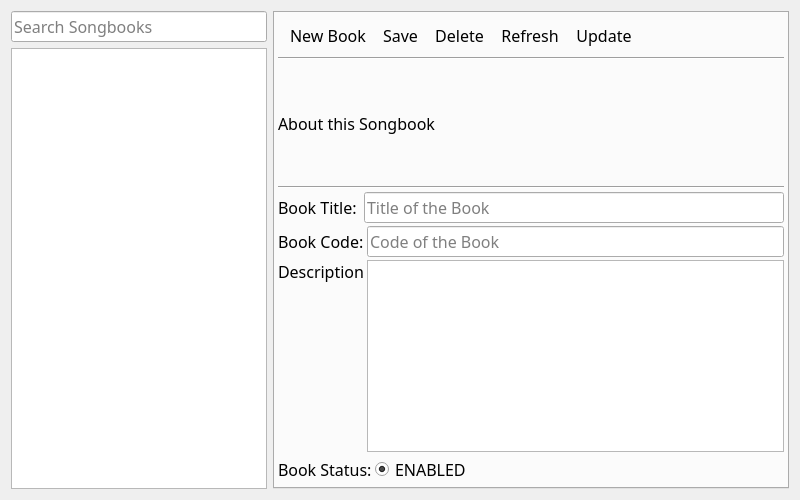
<?xml version="1.0" encoding="UTF-8"?>
<ui version="4.0">
 <class>AppSongbooks</class>
 <widget class="QDialog" name="AppSongbooks">
  <property name="geometry">
   <rect>
    <x>0</x>
    <y>0</y>
    <width>800</width>
    <height>500</height>
   </rect>
  </property>
  <property name="font">
   <font>
    <family>Trebuchet MS</family>
    <pointsize>12</pointsize>
   </font>
  </property>
  <property name="windowTitle">
   <string>Manage Songbooks</string>
  </property>
  <property name="windowIcon">
   <iconset resource="icons/icons.qrc">
    <normaloff>:/icons/app_icon</normaloff>:/icons/app_icon</iconset>
  </property>
  <property name="sizeGripEnabled">
   <bool>false</bool>
  </property>
  <layout class="QVBoxLayout" name="MainLayout">
   <item>
    <layout class="QHBoxLayout" name="CentralWidget">
     <property name="bottomMargin">
      <number>0</number>
     </property>
     <item>
      <layout class="QVBoxLayout" name="PanelLeft">
       <item>
        <widget class="QLineEdit" name="TxtSearch">
         <property name="sizePolicy">
          <sizepolicy hsizetype="Preferred" vsizetype="Fixed">
           <horstretch>0</horstretch>
           <verstretch>0</verstretch>
          </sizepolicy>
         </property>
         <property name="font">
          <font>
           <family>Trebuchet MS</family>
           <pointsize>12</pointsize>
          </font>
         </property>
         <property name="inputMask">
          <string/>
         </property>
         <property name="text">
          <string/>
         </property>
         <property name="placeholderText">
          <string>Search Songbooks</string>
         </property>
        </widget>
       </item>
       <item>
        <widget class="QListView" name="LstBooks">
         <property name="sizePolicy">
          <sizepolicy hsizetype="Preferred" vsizetype="Expanding">
           <horstretch>0</horstretch>
           <verstretch>0</verstretch>
          </sizepolicy>
         </property>
        </widget>
       </item>
      </layout>
     </item>
     <item>
      <layout class="QVBoxLayout" name="PanelRight">
       <item>
        <widget class="QTabWidget" name="BookTabs">
         <property name="enabled">
          <bool>true</bool>
         </property>
         <property name="sizePolicy">
          <sizepolicy hsizetype="Expanding" vsizetype="Expanding">
           <horstretch>0</horstretch>
           <verstretch>0</verstretch>
          </sizepolicy>
         </property>
         <property name="minimumSize">
          <size>
           <width>0</width>
           <height>0</height>
          </size>
         </property>
         <property name="font">
          <font>
           <family>Trebuchet MS</family>
           <pointsize>1</pointsize>
           <weight>50</weight>
           <bold>false</bold>
          </font>
         </property>
         <property name="tabPosition">
          <enum>QTabWidget::North</enum>
         </property>
         <property name="tabShape">
          <enum>QTabWidget::Triangular</enum>
         </property>
         <property name="currentIndex">
          <number>0</number>
         </property>
         <property name="elideMode">
          <enum>Qt::ElideNone</enum>
         </property>
         <property name="documentMode">
          <bool>false</bool>
         </property>
         <property name="tabsClosable">
          <bool>false</bool>
         </property>
         <property name="movable">
          <bool>true</bool>
         </property>
         <property name="tabBarAutoHide">
          <bool>true</bool>
         </property>
         <widget class="QWidget" name="TabPage1">
          <property name="sizePolicy">
           <sizepolicy hsizetype="Preferred" vsizetype="Fixed">
            <horstretch>0</horstretch>
            <verstretch>0</verstretch>
           </sizepolicy>
          </property>
          <property name="font">
           <font>
            <family>Trebuchet MS</family>
            <pointsize>12</pointsize>
            <weight>50</weight>
            <bold>false</bold>
           </font>
          </property>
          <property name="accessibleName">
           <string extracomment="This has to be equal to the tab title in all the main tabs">History</string>
          </property>
          <attribute name="title">
           <string/>
          </attribute>
          <layout class="QVBoxLayout" name="LayoutTabPage1">
           <property name="spacing">
            <number>3</number>
           </property>
           <property name="leftMargin">
            <number>3</number>
           </property>
           <property name="topMargin">
            <number>3</number>
           </property>
           <property name="rightMargin">
            <number>3</number>
           </property>
           <property name="bottomMargin">
            <number>3</number>
           </property>
           <item>
            <widget class="QToolBar" name="ToolbarEditor">
             <property name="sizePolicy">
              <sizepolicy hsizetype="Preferred" vsizetype="Fixed">
               <horstretch>0</horstretch>
               <verstretch>0</verstretch>
              </sizepolicy>
             </property>
             <property name="font">
              <font>
               <family>Trebuchet MS</family>
               <pointsize>12</pointsize>
               <weight>50</weight>
               <bold>false</bold>
              </font>
             </property>
             <property name="windowTitle">
              <string notr="true">toolBar1</string>
             </property>
             <property name="toolButtonStyle">
              <enum>Qt::ToolButtonTextBesideIcon</enum>
             </property>
             <addaction name="actionNew"/>
             <addaction name="actionSave"/>
             <addaction name="actionDelete"/>
             <addaction name="actionRefresh"/>
             <addaction name="actionUpdate"/>
            </widget>
           </item>
           <item>
            <widget class="Line" name="line">
             <property name="orientation">
              <enum>Qt::Horizontal</enum>
             </property>
            </widget>
           </item>
           <item>
            <widget class="QLabel" name="LblDescription">
             <property name="sizePolicy">
              <sizepolicy hsizetype="Minimum" vsizetype="Minimum">
               <horstretch>0</horstretch>
               <verstretch>0</verstretch>
              </sizepolicy>
             </property>
             <property name="text">
              <string>About this Songbook</string>
             </property>
            </widget>
           </item>
           <item>
            <widget class="Line" name="line_2">
             <property name="orientation">
              <enum>Qt::Horizontal</enum>
             </property>
            </widget>
           </item>
           <item>
            <layout class="QHBoxLayout" name="Layout1">
             <item>
              <widget class="QLabel" name="LblTitle">
               <property name="text">
                <string>Book Title: </string>
               </property>
              </widget>
             </item>
             <item>
              <widget class="QLineEdit" name="TxtTitle">
               <property name="placeholderText">
                <string>Title of the Book</string>
               </property>
              </widget>
             </item>
            </layout>
           </item>
           <item>
            <layout class="QHBoxLayout" name="Layout2">
             <item>
              <widget class="QLabel" name="LblCode">
               <property name="text">
                <string>Book Code:</string>
               </property>
              </widget>
             </item>
             <item>
              <widget class="QLineEdit" name="TxtCode">
               <property name="placeholderText">
                <string>Code of the Book</string>
               </property>
              </widget>
             </item>
            </layout>
           </item>
           <item>
            <layout class="QHBoxLayout" name="Layout3">
             <item>
              <widget class="QLabel" name="LblContent">
               <property name="sizePolicy">
                <sizepolicy hsizetype="Preferred" vsizetype="Preferred">
                 <horstretch>0</horstretch>
                 <verstretch>0</verstretch>
                </sizepolicy>
               </property>
               <property name="text">
                <string>Description</string>
               </property>
               <property name="alignment">
                <set>Qt::AlignLeading|Qt::AlignLeft|Qt::AlignTop</set>
               </property>
              </widget>
             </item>
             <item>
              <widget class="QPlainTextEdit" name="TxtContent">
               <property name="sizePolicy">
                <sizepolicy hsizetype="Expanding" vsizetype="Minimum">
                 <horstretch>0</horstretch>
                 <verstretch>0</verstretch>
                </sizepolicy>
               </property>
               <property name="placeholderText">
                <string extracomment="Description of the Book"/>
               </property>
              </widget>
             </item>
            </layout>
           </item>
           <item>
            <layout class="QHBoxLayout" name="LayoutStatus">
             <item>
              <widget class="QLabel" name="LblStatus">
               <property name="sizePolicy">
                <sizepolicy hsizetype="Fixed" vsizetype="Preferred">
                 <horstretch>0</horstretch>
                 <verstretch>0</verstretch>
                </sizepolicy>
               </property>
               <property name="text">
                <string>Book Status:</string>
               </property>
              </widget>
             </item>
             <item>
              <widget class="QRadioButton" name="BtnEnabled">
               <property name="sizePolicy">
                <sizepolicy hsizetype="Expanding" vsizetype="Fixed">
                 <horstretch>0</horstretch>
                 <verstretch>0</verstretch>
                </sizepolicy>
               </property>
               <property name="text">
                <string>ENABLED</string>
               </property>
               <property name="checked">
                <bool>true</bool>
               </property>
              </widget>
             </item>
            </layout>
           </item>
          </layout>
         </widget>
        </widget>
       </item>
      </layout>
     </item>
    </layout>
   </item>
  </layout>
  <action name="actionNew">
   <property name="icon">
    <iconset resource="icons/icons.qrc">
     <normaloff>:/icons/field_add</normaloff>:/icons/field_add</iconset>
   </property>
   <property name="text">
    <string>New Book</string>
   </property>
  </action>
  <action name="actionSave">
   <property name="icon">
    <iconset resource="icons/icons.qrc">
     <normaloff>:/icons/check.png</normaloff>:/icons/check.png</iconset>
   </property>
   <property name="text">
    <string>Save</string>
   </property>
   <property name="toolTip">
    <string>Save</string>
   </property>
  </action>
  <action name="actionDelete">
   <property name="icon">
    <iconset resource="icons/icons.qrc">
     <normaloff>:/icons/delete.png</normaloff>:/icons/delete.png</iconset>
   </property>
   <property name="text">
    <string>Delete</string>
   </property>
  </action>
  <action name="actionUpdate">
   <property name="icon">
    <iconset resource="icons/icons.qrc">
     <normaloff>:/icons/browser_open</normaloff>:/icons/browser_open</iconset>
   </property>
   <property name="text">
    <string>Update</string>
   </property>
  </action>
  <action name="actionRefresh">
   <property name="icon">
    <iconset resource="icons/icons.qrc">
     <normaloff>:/icons/refresh</normaloff>:/icons/refresh</iconset>
   </property>
   <property name="text">
    <string>Refresh</string>
   </property>
  </action>
 </widget>
 <resources>
  <include location="icons/icons.qrc"/>
 </resources>
 <connections/>
</ui>
